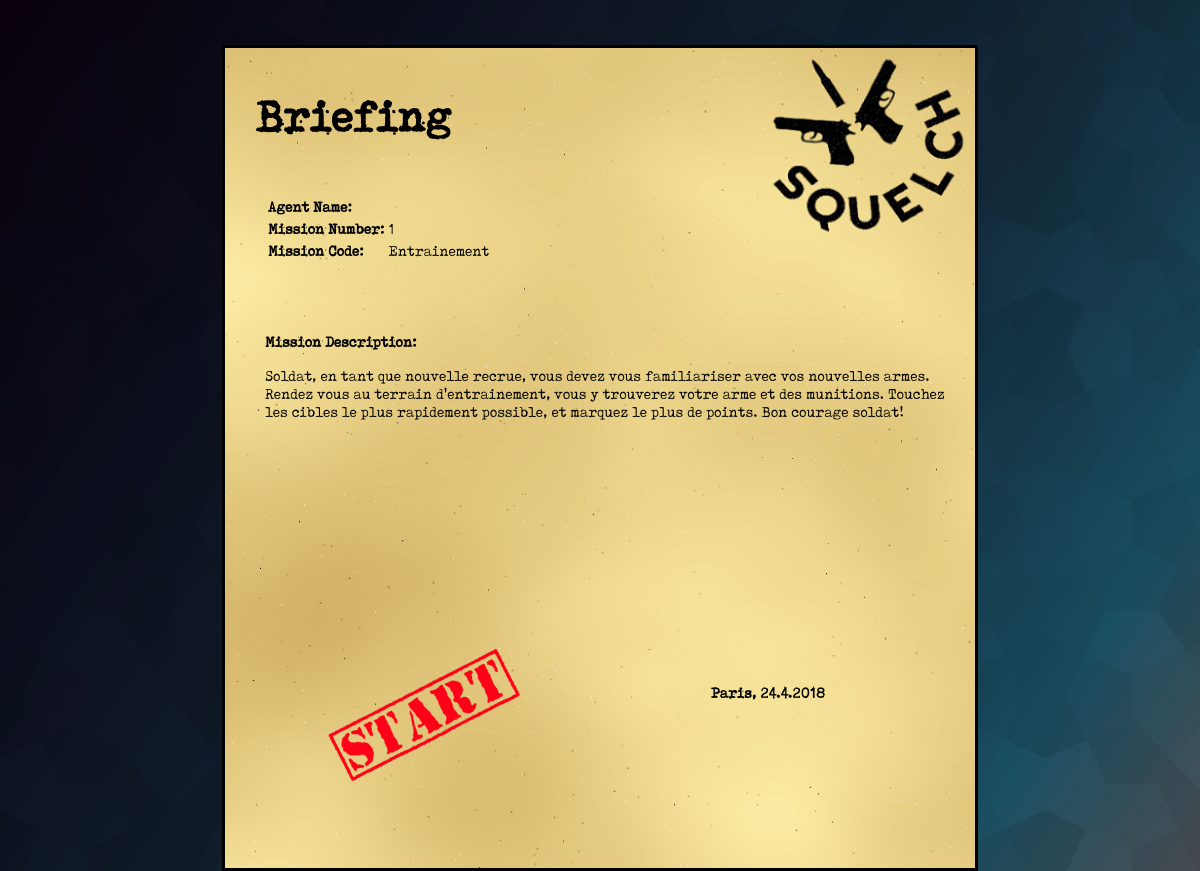
/HTML/resume.php?mission=1, run on the app's committed database.
### tables this page shows
CREATE TABLE IF NOT EXISTS `mission` (
  `idmission` int(11) NOT NULL AUTO_INCREMENT,
  `codemission` varchar(15) NOT NULL,
  `descriptionmission` text NOT NULL,
  PRIMARY KEY (`idmission`)
);

### HTML/resume.php (the view, shortened to what this page needs)
<?php
$resume = null;
try {
    $bd = new PDO('mysql:host=pnwd.myd.infomaniak.com;dbname=pnwd_classe2b', 'pnwd_squelch', 'SquelchP2B');
} catch (PDOException $e) {
    echo 'Connexion échouée : ' . $e->getMessage();
}
if(isset($_GET['mission'])) {
    $idmission = $_GET['mission'];
	$infoResume = $bd->query('SELECT * FROM mission WHERE idmission = ' . $idmission);
	$infoResume->execute();
	$resume = $infoResume->fetch();
}
else {
	echo "erreur d'envoi";
}
?>
    <html>
    <head>
        <link rel="stylesheet" type="text/css" href="../CSS/cssResume.css">
    </head>
    <body onload="onload()">
        <div id="all">
            <div id="scoreDiv">
                <h1>Briefing</h1>
                <table>
                    <tr>
                        <td>
                            <p id="agentName"><b>Agent Name: </b></p>
                        </td>
                        <td>
                        </td>
                    </tr>
                    <tr>
                        <td>
                            <p id="missionNbr"><b>Mission Number:</b></p>
                        </td>
                        <td id="numMission"><?php if(isset($resume)) { echo $resume['idmission']; }?></td>
                    </tr>
                    <tr>
                        <td>
                            <p id="missionCode"><b>Mission Code: </b></p>
                        </td>
                        <td >
                            <?php if(isset($resume)) { echo $resume['codemission']; }?>
                        </td>
                    </tr>
                </table>
                <br>
                <br><br>
                <p id="missionDesc"><b>Mission Description: </b></p>
                <p id="missionDescFull">
                    <?php if(isset($resume)) { echo utf8_encode($resume['descriptionmission']); }?>
                </p>
                <p id="date"></p>
                <img id="start" onclick="animationStart()" draggable="false" src="../IMG/briefingStart.png">
            </div>
        </div>
    </body>
    </html>

### CSS/cssResume.css (style rules this page uses)
#scoreDiv { position: relative; border:solid 3px black; margin: auto; margin-top: 45px; width: 730px; height: 800px; background-image: url(../IMG/rapport.png); background-repeat: no-repeat; background-size: cover; text-align: left; font-family: 'Tox Typewriter'; padding: 10px; }
#scoreDiv h1 { text-align: left; margin-left: 20px; font-family: 'Tox Typewriter'; font-size: 3rem; margin-bottom: 50px; }
#scoreDiv p { margin-left: 30px; }
body { height: 100%; margin: auto; background-repeat: no-repeat; background-size: cover; background-attachment: fixed; background-image: url(../IMG/back.png); overflow: hidden; }
#date { position: absolute; right: 150px; bottom: 150px; }
#start { width: 300px; position: absolute; bottom: 75px; right: 400px; animation-name: pulse; animation-duration: 1.2s; animation-iteration-count: infinite; }

### data on the page
mission: idmission "1", codemission "Entrainement", descriptionmission "Soldat, en tant que nouvelle recrue, vous devez vous familiariser avec vos nouvelles armes. Rendez vous au terrain d'entrainement, vous y trouverez votre arme et des munitions. Touchez les cibles le plus rapidement possible, et marquez le plus de points. Bon courage soldat!"
